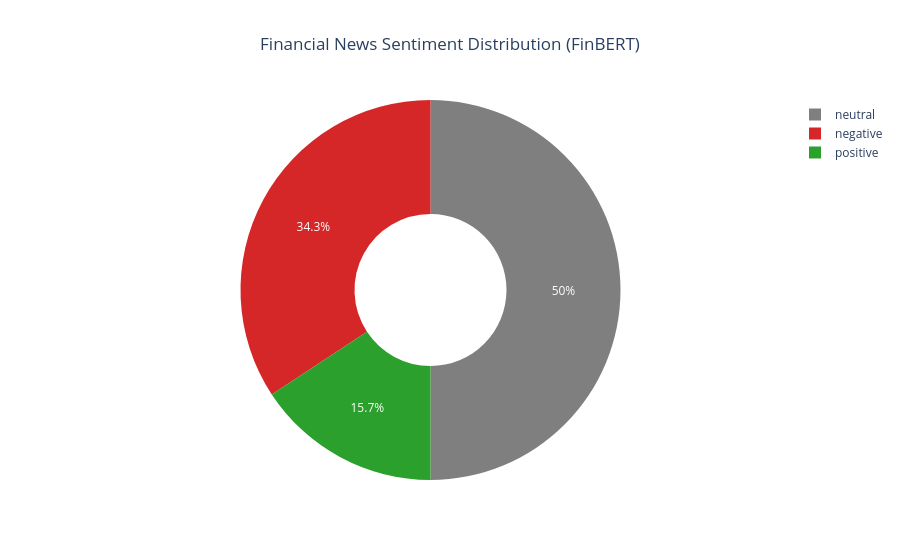

The notebook cell this image was saved under:
### Markdown cell above
---
### Step 6: Visualize Overall Sentiment Breakdown (Plotly Donut Chart)

### Code cell
fig_pie = px.pie(
    summary_df,
    names="Sentiment_Class",
    values="Article_Count",
    title="Financial News Sentiment Distribution (FinBERT)",
    color="Sentiment_Class",
    color_discrete_map={
        "positive": "#2ca02c",
        "neutral": "#7f7f7f",
        "negative": "#d62728"
    },
    hole=0.4,
    template="plotly_white"
)

fig_pie.update_layout(title_x=0.5)
fig_pie.show()

### Figure 1 — Plotly figure (JSON) as saved in the notebook; plotly's stock layout.template omitted (floating-point values rounded to 4 significant figures)
{"data": [{"customdata": [["neutral"], ["negative"], ["positive"]], "domain": {"x": [0.0, 1.0], "y": [0.0, 1.0]}, "hole": 0.4, "hovertemplate": "Sentiment_Class=%{customdata[0]}<br>Article_Count=%{value}<extra></extra>", "labels": ["neutral", "negative", "positive"], "legendgroup": "", "marker": {"colors": ["#7f7f7f", "#d62728", "#2ca02c"]}, "name": "", "showlegend": true, "type": "pie", "values": [54, 37, 17]}], "layout": {"legend": {"tracegroupgap": 0}, "title": {"text": "Financial News Sentiment Distribution (FinBERT)", "x": 0.5}}}
